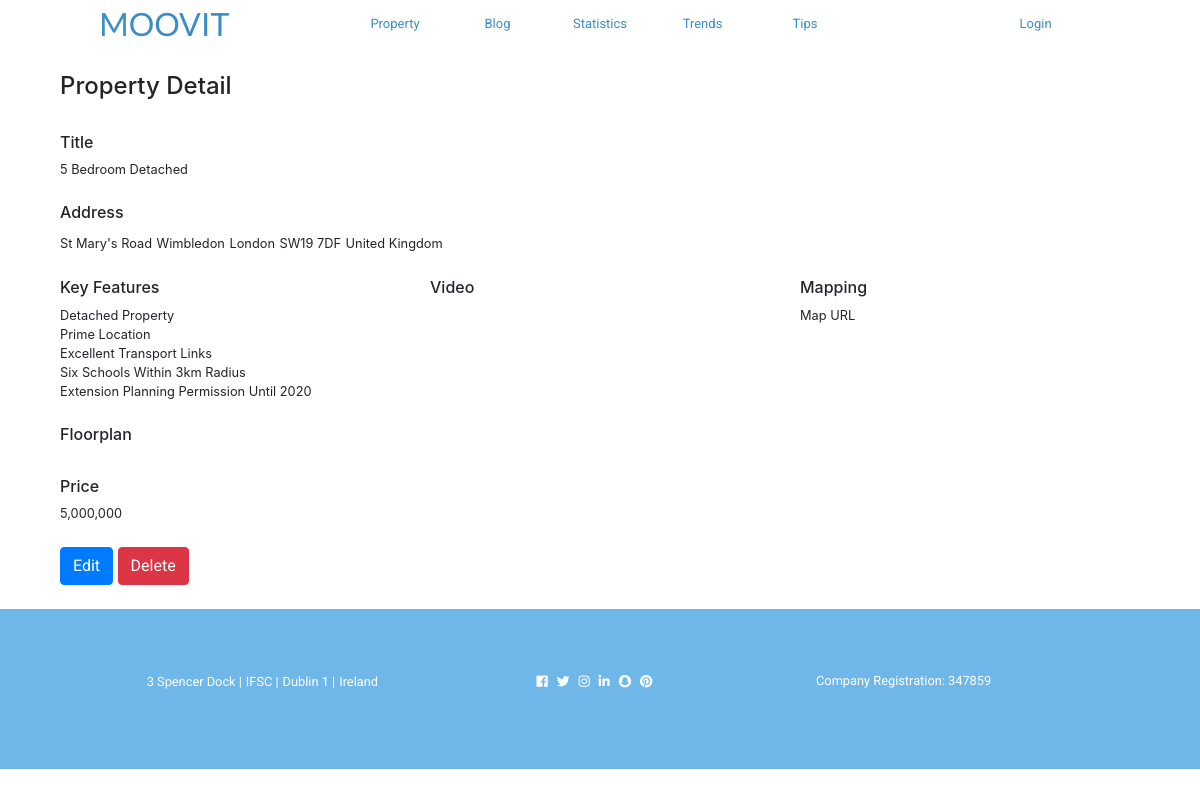
The app's page /propertys/1/ with its own data.
### propertys/models.py (models this page shows, shortened)
class Property(models.Model):
    title = models.CharField(max_length=100, default=None, blank=False, null=True)
    address1 = models.CharField(max_length=100, default=None, blank=False, null=True)
    address2 = models.CharField(max_length=100, blank=True, null=True)
    address3 = models.CharField(max_length=100, blank=True, null=True)
    city = models.CharField(max_length=100, default=None, blank=False, null=True)
    postcode = models.CharField(max_length=100, blank=True, null=True)
    eircode = models.CharField(max_length=100, blank=True, null=True)
    county = models.CharField(max_length=100, blank=True, null=True)
    country = models.CharField(max_length=100, default=None, blank=False, null=True)
    description = models.TextField(default=None, blank=False, null=True)
    key1 = models.CharField(max_length=100, default=None, blank=False, null=True)
    key2 = models.CharField(max_length=100, default=None, blank=False, null=True)
    key3 = models.CharField(max_length=100, default=None, blank=False, null=True)
    key4 = models.CharField(max_length=100, default=None, blank=False, null=True)
    key5 = models.CharField(max_length=100, default=None, blank=False, null=True)
    video = EmbedVideoField(default=None, blank=True, null=True)
    mapping = models.CharField(max_length=500, default=None, blank=False, null=True)
    floorplan = models.ImageField(default=None, blank=True, null=True)
    price = models.CharField(max_length=50, default=None, blank=False, null=True)
    created_date = models.DateField(auto_now_add=True, blank=True, null=True)
    publish_date = models.DateField(auto_created=True, blank=True, null=True)
    class Meta:
        ordering = ['-publish_date']

### propertys/views.py (the view)
# urls.py: path('<int:pk>/', views.PropertyDetailView.as_view(), name='property_detail'),
class PropertyDetailView(DetailView):
    model = Property
    template_name = 'propertys/property_detail.html'

### templates/propertys/property_detail.html (shortened to what this page needs)
{% extends 'base_generic.html' %}
    {% block content %}
        <div class="property-detail-tile">
            <h4>Property Detail</h4><br>
                <h6>Title</h6><small>{{ property.title }}</small><br><br>
                <h6>Address</h6>
                    <small>{{ property.address1 }}</small>
                    <small>{{ property.address2 }}</small>
                    <small>{{ property.city }}</small>
                    <small>{{ property.postcode | default_if_none:'' }}</small>
                    <small>{{ property.country }}</small><br><br>
            <div class="row">
                <div class="col-sm-4">
                <h6>Key Features</h6>
                    <small>{{ property.key1 | default_if_none:'' }}</small><br>
                    <small>{{ property.key2 | default_if_none:'' }}</small><br>
                    <small>{{ property.key3 | default_if_none:'' }}</small><br>
                    <small>{{ property.key4 | default_if_none:'' }}</small><br>
                    <small>{{ property.key5 | default_if_none:'' }}</small><br><br>
                </div>
                <div class="col-sm-4">
                    <h6>Video</h6><br><br>
                </div>
                <div class="col-sm-4">
                    <h6>Mapping</h6><small>{{ property.mapping }}</small><br><br>
                </div>
            </div>
                <h6>Floorplan</h6><small>{{ property.floorplan }}</small><br>
                <h6>Price</h6><small>{{ property.price }}</small><br>
                {{ property.created_at }}<br>
            <a href="{% url 'property_update' property.pk %}"><button class="btn btn-primary">Edit</button></a>
            <a href="{% url 'property_delete' property.pk %}"><button class="btn btn-danger">Delete</button></a>
            <br><br>
        </div>
    {% endblock %}

### static/css/styles.css (style rules this page uses)
a { font-family: Roboto; }

### records on screen
Property: title "5 Bedroom Detached", address1 "St Mary's Road", address2 "Wimbledon", city "London", postcode "SW19 7DF", country "United Kingdom", key1 "Detached Property", key2 "Prime Location", key3 "Excellent Transport Links", key4 "Six Schools Within 3km Radius", key5 "Extension Planning Permission Until 2020", mapping "Map URL", price "5,000,000"
